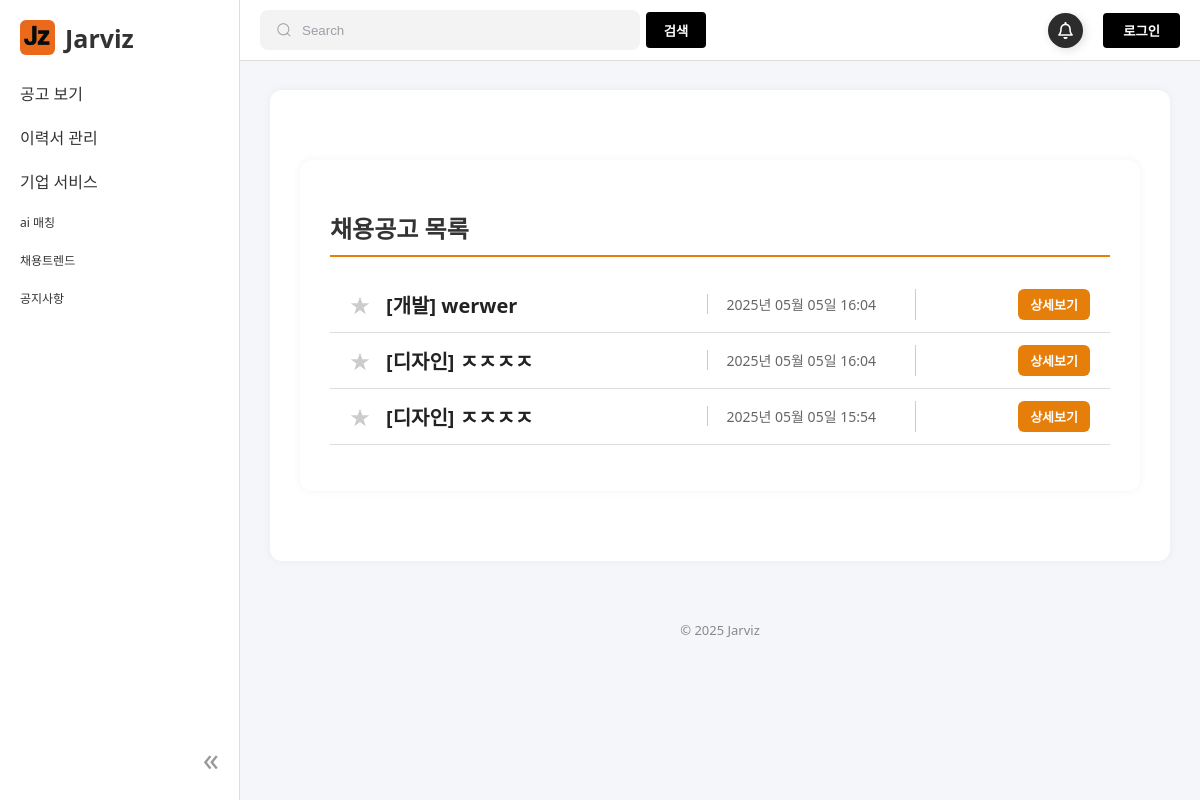
Screenshot of /jobs/ with the database file from the repository.
### workhub/models.py (models this page shows, shortened)
class JobPost(models.Model):
    employer = models.ForeignKey(
        User,
        on_delete=models.CASCADE,
        limit_choices_to={'is_company': True},
        related_name='workhub_jobposts'
    )
    title = models.CharField(max_length=200)
    description = models.TextField()
    category = models.CharField(max_length=20, choices=CATEGORY_CHOICES)
    location = models.CharField(max_length=100)
    salary = models.CharField(max_length=100)
    deadline = models.DateField()
    created_at = models.DateTimeField(auto_now_add=True)
    tech_stack = models.ManyToManyField(TechStack, blank=True)
    views = models.PositiveIntegerField(default=0)  # 조회수
    applicants = models.PositiveIntegerField(default=0)  # 지원자 수
    class Meta:
        ordering = ['-created_at']

### workhub/views.py (the view)
# urls.py: path('jobs/', PublicJobListView.as_view(), name='public_job_list'),
class PublicJobListView(ListView):
    model = JobPost
    template_name = 'user/job_list_user_show.html'
    context_object_name = 'job_posts'
    paginate_by = 10
    def get_queryset(self):
        return JobPost.objects.order_by('-created_at')
    def get_context_data(self, **kwargs):
        context = super().get_context_data(**kwargs)
        if self.request.user.is_authenticated:
            scraps = JobScrap.objects.filter(user=self.request.user)
            context['scrapped_jobs'] = [s.job.id for s in scraps]
        else:
            context['scrapped_jobs'] = []
        return context

### workhub/context_processors.py (called while the page is built)
def latest_job_post(request):
    if request.user.is_authenticated and request.user.is_company:
        latest_job = JobPost.objects.filter(employer=request.user).order_by('-created_at').first()
        return {'latest_job': latest_job}
    return {}

### templates/user/job_list_user_show.html (shortened to what this page needs)
{% extends "base.html" %}
{% load static %}
{% block content %}
<link rel="stylesheet" href="{% static 'css/resume.css' %}">
<div class="resume-container">
  <h2 class="resume-title">채용공고 목록</h2>
  {% if job_posts %}
    <ul class="resume-list">
        {% for job in job_posts %}
            <li class="resume-list-item-line job-list-item-enhanced">
                <div class="job-list-col job-title-col">
                <span class="star-icon {% if job.id in scrapped_jobs %}scrapped{% endif %}"data-job-id="{{ job.id }}">★</span>
                <a href="{% url 'workhub:public_job_detail' job.pk %}" class="resume-title-link">
                    [{{ job.get_category_display }}] {{ job.title }}
                </a>
                </div>
                <div class="job-list-col job-date-col">
                {{ job.created_at|date:"Y년 m월 d일 H:i" }}
                </div>
                <div class="job-list-col job-btn-col">
                <a href="{% url 'workhub:public_job_detail' job.pk %}" class="resume-edit-btn">상세보기</a>
                </div>
            </li>
        {% endfor %}
    </ul>
  {% else %}
    <p>등록된 공고가 없습니다.</p>
  {% endif %}
</div>
{% endblock %}

### static/css/base.css (style rules this page uses)
body { margin: 0; font-family: 'Segoe UI', Tahoma, Geneva, Verdana, sans-serif; background-color: #f5f6fa; color: #333; }

### static/css/resume.css (style rules this page uses)
.resume-container { background: white; padding: 30px; border-radius: 12px; box-shadow: 0 0 10px rgba(0,0,0,0.05); max-width: 800px; margin: 40px auto; }
.resume-title { font-size: 24px; margin-bottom: 20px; border-bottom: 2px solid rgb(230, 127, 10); padding-bottom: 10px; }
.resume-list { list-style: none; padding: 0; }
.resume-list-item-line { display: flex; justify-content: space-between; align-items: center; padding: 10px 5px; border-bottom: 1px solid #ccc; }
.resume-title-link { font-size: 20px; font-weight: bold; color: #222; text-decoration: none; }
.resume-edit-btn { display: inline-block; padding: 6px 12px; background-color: #e67e0a; color: white; font-size: 13px; font-weight: bold; border: none; border-radius: 6px; cursor: pointer; text-decoration: none; transition: background-color 0.3s ease; }
.star-icon { font-size: 20px; cursor: pointer; color: #ccc; margin-right: 8px; transition: color 0.3s ease; }
.job-list-item-enhanced { display: flex; align-items: center; gap: 20px; padding: 12px 8px; border-bottom: 1px solid #ddd; }
.job-list-col { padding: 0 12px; }
.job-list-col + .job-list-col { border-left: 1px solid #ccc; }
.job-title-col { flex: 2; display: flex; align-items: center; gap: 8px; }
.job-date-col { flex: 1; font-size: 14px; color: #666; text-align: center; }
.job-btn-col { flex: 1; text-align: right; }

### rows the page displays
JobPost: category "개발", title "werwer", created_at "2025년 05월 05일 16:04"
JobPost: category "디자인", title "ㅈㅈㅈㅈ", created_at "2025년 05월 05일 16:04"
JobPost: category "디자인", title "ㅈㅈㅈㅈ", created_at "2025년 05월 05일 15:54"
